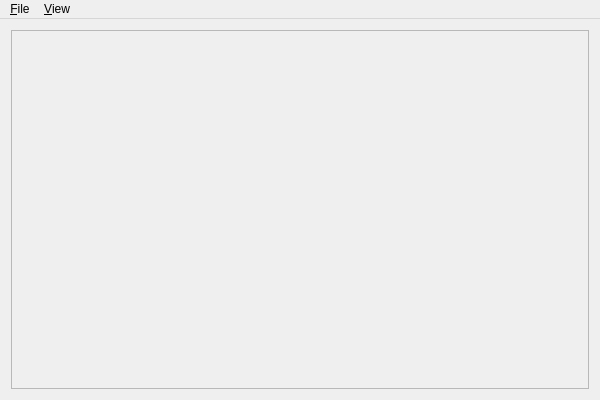
<?xml version="1.0" encoding="UTF-8"?>
<ui version="4.0">
 <class>MainWindow</class>
 <widget class="QMainWindow" name="MainWindow">
  <property name="geometry">
   <rect>
    <x>0</x>
    <y>0</y>
    <width>600</width>
    <height>400</height>
   </rect>
  </property>
  <property name="windowTitle">
   <string>Visual Word Viewer</string>
  </property>
  <widget class="QWidget" name="centralWidget">
   <layout class="QGridLayout" name="gridLayout">
    <property name="sizeConstraint">
     <enum>QLayout::SetDefaultConstraint</enum>
    </property>
    <item row="0" column="0">
     <widget class="QScrollArea" name="scrollArea">
      <property name="widgetResizable">
       <bool>true</bool>
      </property>
      <widget class="QWidget" name="scrollAreaWidgetContents">
       <property name="geometry">
        <rect>
         <x>0</x>
         <y>0</y>
         <width>580</width>
         <height>355</height>
        </rect>
       </property>
       <widget class="QLabel" name="lblImage">
        <property name="geometry">
         <rect>
          <x>0</x>
          <y>0</y>
          <width>7</width>
          <height>16</height>
         </rect>
        </property>
        <property name="sizePolicy">
         <sizepolicy hsizetype="Ignored" vsizetype="Ignored">
          <horstretch>0</horstretch>
          <verstretch>0</verstretch>
         </sizepolicy>
        </property>
        <property name="text">
         <string/>
        </property>
        <property name="scaledContents">
         <bool>true</bool>
        </property>
       </widget>
      </widget>
     </widget>
    </item>
   </layout>
  </widget>
  <widget class="QMenuBar" name="menuBar">
   <property name="geometry">
    <rect>
     <x>0</x>
     <y>0</y>
     <width>600</width>
     <height>25</height>
    </rect>
   </property>
   <widget class="QMenu" name="menuFile">
    <property name="title">
     <string>&amp;File</string>
    </property>
    <addaction name="actionOpen"/>
    <addaction name="actionOpen_BagOfWord"/>
    <addaction name="action_Save_as"/>
    <addaction name="separator"/>
    <addaction name="actionE_xit"/>
   </widget>
   <widget class="QMenu" name="menuView">
    <property name="title">
     <string>&amp;View</string>
    </property>
    <addaction name="actionChoose_Color"/>
    <addaction name="separator"/>
    <addaction name="actionZoom_In_25"/>
    <addaction name="actionZoom_Out_25"/>
    <addaction name="actionNormal_Size"/>
    <addaction name="separator"/>
    <addaction name="actionFit_to_Window"/>
   </widget>
   <addaction name="menuFile"/>
   <addaction name="menuView"/>
  </widget>
  <action name="actionOpen">
   <property name="text">
    <string>&amp;Open Image...</string>
   </property>
   <property name="shortcut">
    <string>Ctrl+O</string>
   </property>
   <property name="shortcutContext">
    <enum>Qt::WidgetShortcut</enum>
   </property>
  </action>
  <action name="actionOpen_BagOfWord">
   <property name="enabled">
    <bool>false</bool>
   </property>
   <property name="text">
    <string>Open &amp;BagOfWord...</string>
   </property>
   <property name="shortcut">
    <string>Ctrl+B</string>
   </property>
  </action>
  <action name="action_Save_as">
   <property name="enabled">
    <bool>false</bool>
   </property>
   <property name="text">
    <string>&amp;Save as...</string>
   </property>
   <property name="shortcut">
    <string>Ctrl+S</string>
   </property>
  </action>
  <action name="actionE_xit">
   <property name="text">
    <string>E&amp;xit</string>
   </property>
   <property name="shortcut">
    <string>Ctrl+Q</string>
   </property>
  </action>
  <action name="actionZoom_In_25">
   <property name="enabled">
    <bool>false</bool>
   </property>
   <property name="text">
    <string>Zoom &amp;In (25%)</string>
   </property>
   <property name="shortcut">
    <string>Ctrl++</string>
   </property>
  </action>
  <action name="actionZoom_Out_25">
   <property name="enabled">
    <bool>false</bool>
   </property>
   <property name="text">
    <string>Zoom &amp;Out (25%)</string>
   </property>
   <property name="shortcut">
    <string>Ctrl+-</string>
   </property>
  </action>
  <action name="actionNormal_Size">
   <property name="enabled">
    <bool>false</bool>
   </property>
   <property name="text">
    <string>&amp;Normal Size</string>
   </property>
   <property name="shortcut">
    <string>Ctrl+N</string>
   </property>
  </action>
  <action name="actionFit_to_Window">
   <property name="checkable">
    <bool>true</bool>
   </property>
   <property name="enabled">
    <bool>false</bool>
   </property>
   <property name="text">
    <string>Fit to Window</string>
   </property>
   <property name="shortcut">
    <string>Ctrl+F</string>
   </property>
  </action>
  <action name="actionChoose_Color">
   <property name="enabled">
    <bool>false</bool>
   </property>
   <property name="text">
    <string>Choose &amp;Color</string>
   </property>
   <property name="shortcut">
    <string>Ctrl+C</string>
   </property>
  </action>
 </widget>
 <layoutdefault spacing="6" margin="11"/>
 <resources/>
 <connections>
  <connection>
   <sender>actionE_xit</sender>
   <signal>triggered()</signal>
   <receiver>MainWindow</receiver>
   <slot>close()</slot>
   <hints>
    <hint type="sourcelabel">
     <x>-1</x>
     <y>-1</y>
    </hint>
    <hint type="destinationlabel">
     <x>299</x>
     <y>199</y>
    </hint>
   </hints>
  </connection>
 </connections>
</ui>
